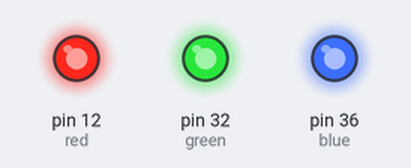
This program was run on a simulated Raspberry Pi (header pin numbers). Shown: output pins drawn as LEDs (lit = HIGH). At 0.0 s the program stops and its outputs stay as they are.

Above: at 0.1 s.
Timing chart, 0 to 1.5 s (numbered marks = the images above):
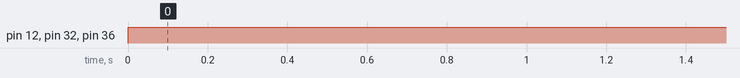

The program:

on.py
```python
import RPi.GPIO as gpio
gpio.setmode(gpio.BOARD)
gpio.setwarnings(False)

red = 12
green = 32
blue = 36

gpio.setup(red, gpio.OUT)
gpio.setup(green, gpio.OUT)
gpio.setup(blue, gpio.OUT)

gpio.output(red, True)
gpio.output(green, True)
gpio.output(blue, True)
```

Measured:
- by itself, pin 12 (red), pin 32 (green), pin 36 (blue): LOW → HIGH at 0.00 s
